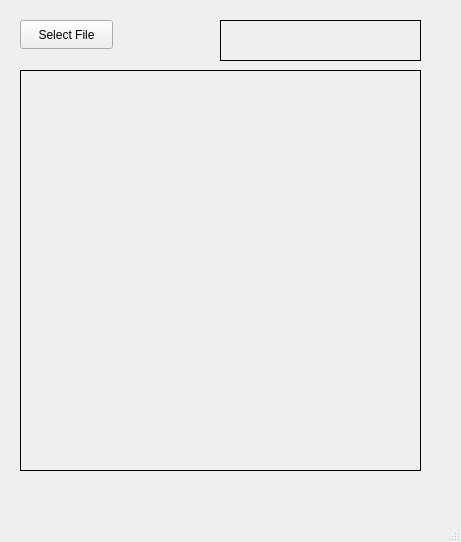
<?xml version="1.0" encoding="UTF-8"?>
<ui version="4.0">
 <class>MainWindow</class>
 <widget class="QMainWindow" name="MainWindow">
  <property name="geometry">
   <rect>
    <x>0</x>
    <y>0</y>
    <width>461</width>
    <height>542</height>
   </rect>
  </property>
  <property name="windowTitle">
   <string>MainWindow</string>
  </property>
  <widget class="QWidget" name="centralwidget">
   <widget class="QPushButton" name="pushButton">
    <property name="geometry">
     <rect>
      <x>20</x>
      <y>20</y>
      <width>93</width>
      <height>29</height>
     </rect>
    </property>
    <property name="text">
     <string>Select File</string>
    </property>
   </widget>
   <widget class="QLabel" name="label">
    <property name="geometry">
     <rect>
      <x>20</x>
      <y>70</y>
      <width>401</width>
      <height>401</height>
     </rect>
    </property>
    <property name="frameShape">
     <enum>QFrame::Box</enum>
    </property>
    <property name="text">
     <string/>
    </property>
   </widget>
   <widget class="QLabel" name="label_2">
    <property name="geometry">
     <rect>
      <x>220</x>
      <y>20</y>
      <width>201</width>
      <height>41</height>
     </rect>
    </property>
    <property name="font">
     <font>
      <family>Times New Roman</family>
      <pointsize>20</pointsize>
      <bold>true</bold>
     </font>
    </property>
    <property name="frameShape">
     <enum>QFrame::Box</enum>
    </property>
    <property name="text">
     <string/>
    </property>
    <property name="alignment">
     <set>Qt::AlignCenter</set>
    </property>
   </widget>
  </widget>
  <widget class="QMenuBar" name="menubar">
   <property name="geometry">
    <rect>
     <x>0</x>
     <y>0</y>
     <width>461</width>
     <height>26</height>
    </rect>
   </property>
  </widget>
  <widget class="QStatusBar" name="statusbar"/>
 </widget>
 <resources/>
 <connections/>
</ui>
